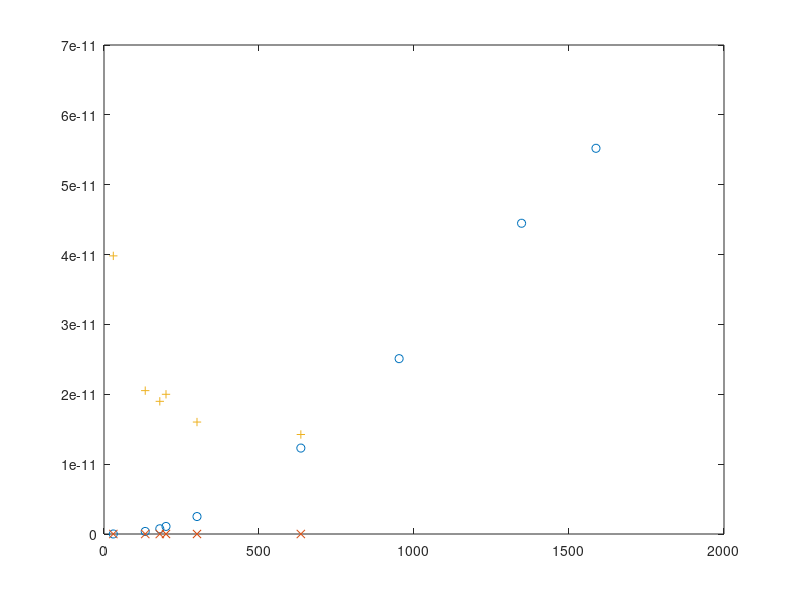

Source code (MATLAB):


periodvalues=[30; 133; 180; 200;  300; 635; 952; 1347; 1587]; 




%20,42,64,90,117
aef1Mm1=[1.6181e-16; -8.271e-14; -8.66e-14; -8.5834e-14; 4.795e-13;-7.5759e-13; -6.4344e-12; -1.4878e-11; -1.8071e-11 ];
aef2Mm1=[-7.6457e-13; -4.481e-11; -6.222e-11;  -9.1916e-11; -5.53e-11; -2.5849e-10; -1.23414e-9; -3.2107e-9; -7.3882e-9];
aef2p9Mm1=[-5.667e-12; -3.7953e-10; -5.2778e-10;  -8.3224e-10; -2.35e-10; -2.3077e-11; -4.349e-9; -2.1314e-8; -6.2724e-8];
aef4Mm1=[-7.3904e-14; -4.7858e-12; 5.6101e-13;  -6.393e-13; 1.053e-10; 8.7598e-10; 1.7786e-9; 2.6607e-9; 4.499e-10];
aef5p5Mm1=[4.3147e-15; 3.648e-13; 7.4901e-13; 1.0839e-12;  2.4992e-12; 1.2301e-11; 2.5102e-11; 4.4483e-11; 5.5213e-11];
%plot(periodvalues,aef5p5Mm,'o');
%plot(periodvalues,aef5p5Mm(:),'x');
%plot(periodvalues,aef2Mm(:),'o',periodvalues,aef2p9Mm(:),'+');



%valiic without gravity
%20,42,64,90,117
aef1Mm2=[1.4711e-15; 7.1675e-16; 4.48398e-16;  3.7689e-16; 8.1783e-16;2.6777e-15 ];
aef2Mm2=[1.1432e-15; 2.1626e-15; 2.6291e-15;  2.7448e-15; 4.0296e-15; 6.742e-15];
aef2p9Mm2=[1.3769e-15; 3.1699e-15; 3.465e-15;  3.3977e-15; 4.0804e-15; 4.8229e-15];
aef4Mm2=[3.3253e-16; 9.0245e-16; 9.7632e-16;  9.4435e-16; 1.1309e-15; 1.3121e-15];
aef5p5Mm2=[6.8318e-18; 1.9025e-17; 2.0595e-17;  1.9932e-17;  2.3840e-17; 2.7691e-17];

%oplot(periodvalues(1:6),aef5p5Mm(1:6),'x');
%isothermal atmosphere with gravity
%20,42,64,90,117
aef1Mm3=[3.9331e-10; -3.4971e-10; -6.453e-10;  2e-11; -1.5268e-9;-4.355e-9 ];
aef2Mm3=[3.94e-11; 1.2178e-11; -4.876e-12;  2e-11; -4.3078e-11; -2.393e-10];
aef2p9Mm3=[3.9634e-11; 1.9427e-11; 8.9195e-12; 2e-11; -7.6189e-12; -7.6196e-11];
aef4Mm3=[3.9656e-11; 2.0503e-11; 1.7425e-11;  2e-11; 1.3809e-11; 4.7087e-12];
aef5p5Mm3=[3.9815e-11; 2.0523e-11; 1.8993e-11;  2e-11;  1.6027e-11; 1.4243e-11];
plot(periodvalues,aef5p5Mm1,'o',periodvalues(1:6),aef5p5Mm2(1:6),'x',periodvalues(1:6),aef5p5Mm3(1:6),'+');
















